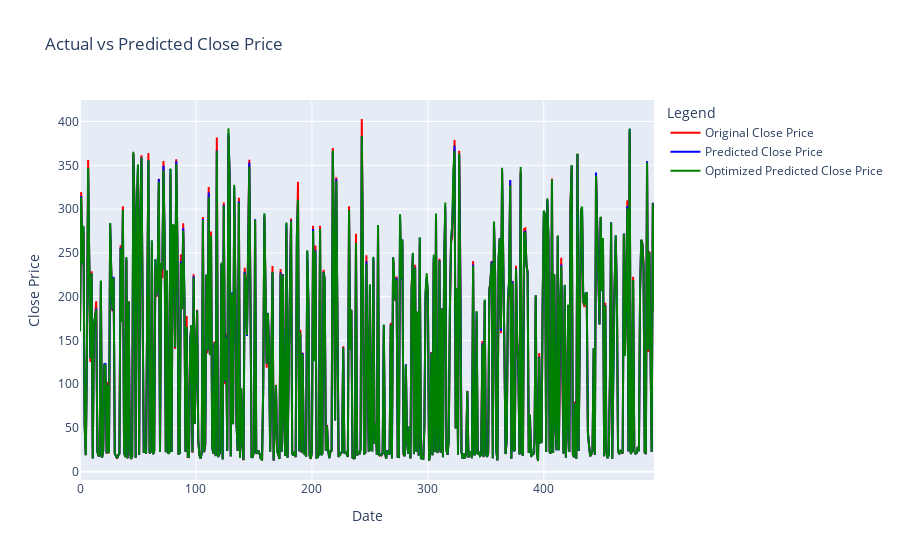

Write notebook code for a chart like this one.
### Code cell
'''# Plot the line chart
plt.figure(figsize=(25, 10))

plt.plot(merged_df['Adj Close'], color= 'red', label='Original Close Price',)
plt.plot(merged_df['Predicted'], color='blue', label='Predicted Close Price')
plt.plot(merged_df['Optimized Predicted'], color='green', label='Optimized Predicted Close Price')

# Set the labels and title
plt.ylabel('Close Price')
plt.title('Actual vs Predicted Close Price')
plt.legend()
plt.show()'''

import plotly.graph_objects as go

fig = go.Figure()

fig.add_trace(go.Scatter(
    x=merged_df.index, 
    y=merged_df['Adj Close'],
    name='Original Close Price',
    line=dict(color='red')
))

fig.add_trace(go.Scatter(
    x=merged_df.index,
    y=merged_df['Predicted'],
    name='Predicted Close Price',
    line=dict(color='blue')  
))

fig.add_trace(go.Scatter(
    x=merged_df.index,
    y=merged_df['Optimized Predicted'],
    name='Optimized Predicted Close Price', 
    line=dict(color='green')
))

fig.update_layout(
    title='Actual vs Predicted Close Price',
    xaxis_title='Date',
    yaxis_title='Close Price',
    legend_title='Legend'
)

fig.show()

### Figure 1 — Plotly figure (JSON) as saved in the notebook; plotly's stock layout.template omitted (floating-point values rounded to 4 significant figures; data arrays with more than 128 entries replaced by an {"elided": "..."} marker saying what was removed)
{"data": [{"line": {"color": "red"}, "name": "Original Close Price", "type": "scatter", "x": {"elided": "496 int values"}, "y": {"elided": "496 float values"}}, {"line": {"color": "blue"}, "name": "Predicted Close Price", "type": "scatter", "x": {"elided": "496 int values"}, "y": {"elided": "496 float values"}}, {"line": {"color": "green"}, "name": "Optimized Predicted Close Price", "type": "scatter", "x": {"elided": "496 int values"}, "y": {"elided": "496 float values"}}], "layout": {"legend": {"title": {"text": "Legend"}}, "title": {"text": "Actual vs Predicted Close Price"}, "xaxis": {"title": {"text": "Date"}}, "yaxis": {"title": {"text": "Close Price"}}}}
